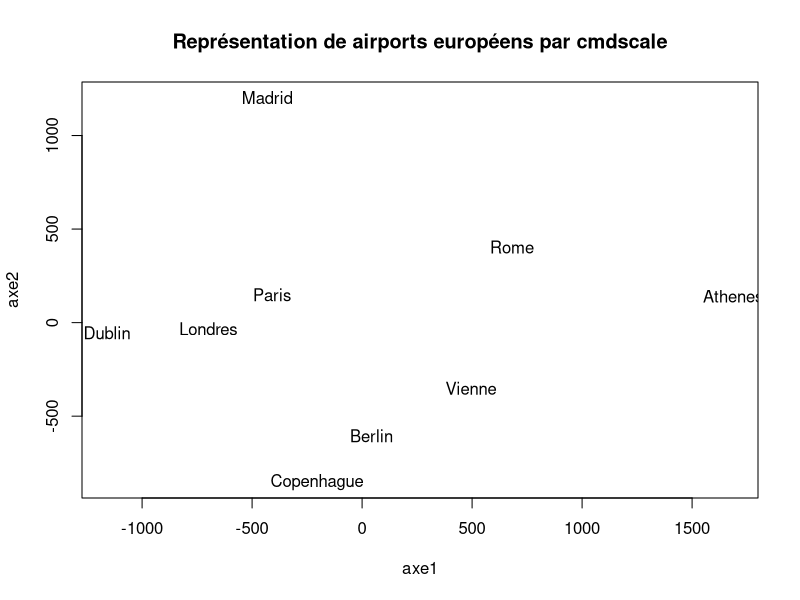
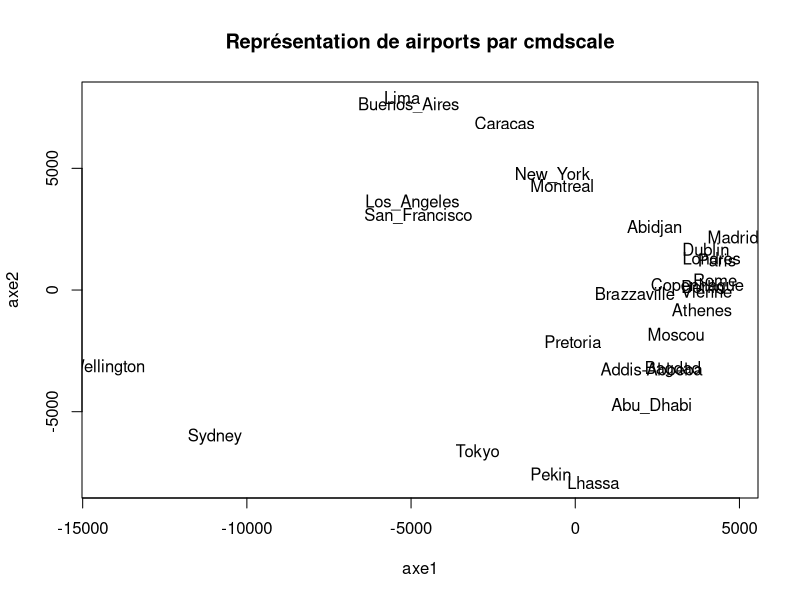
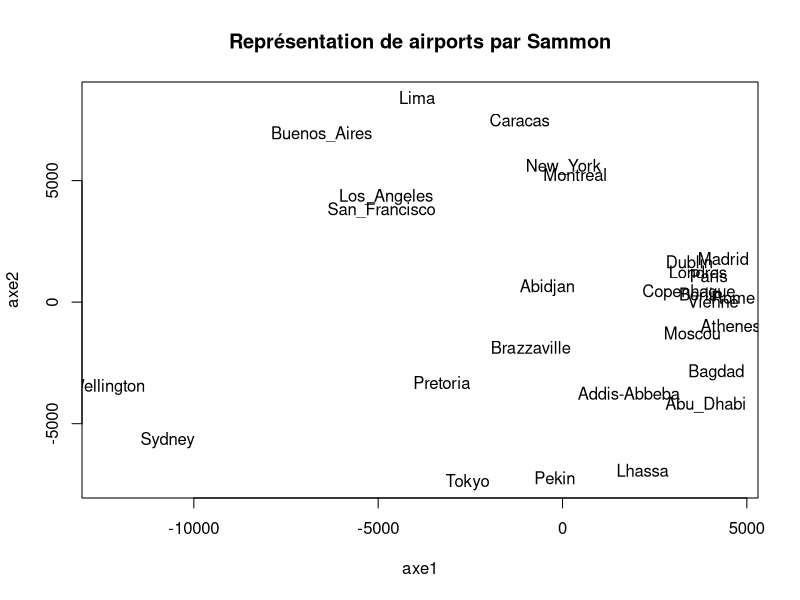
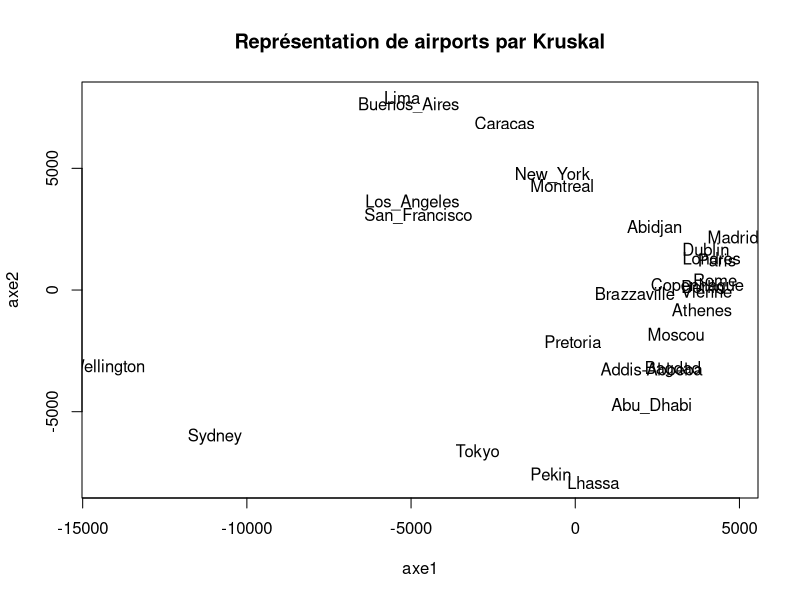
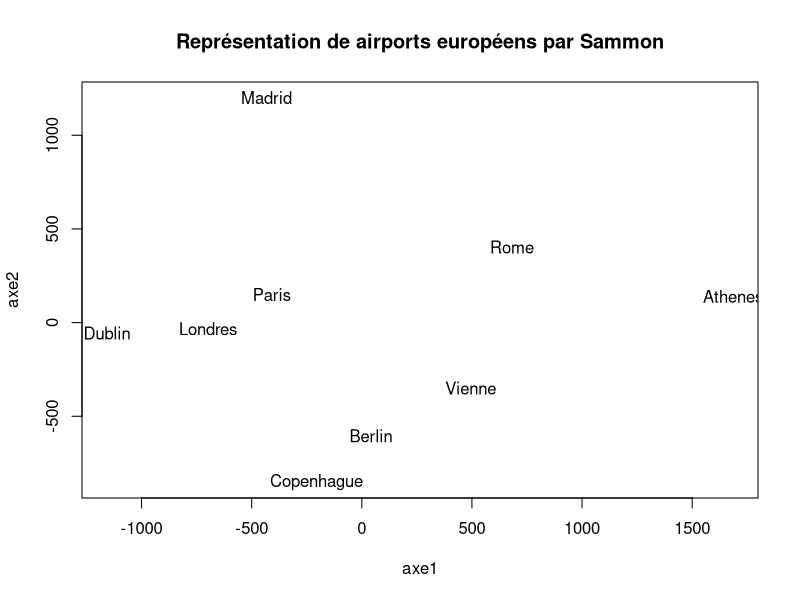
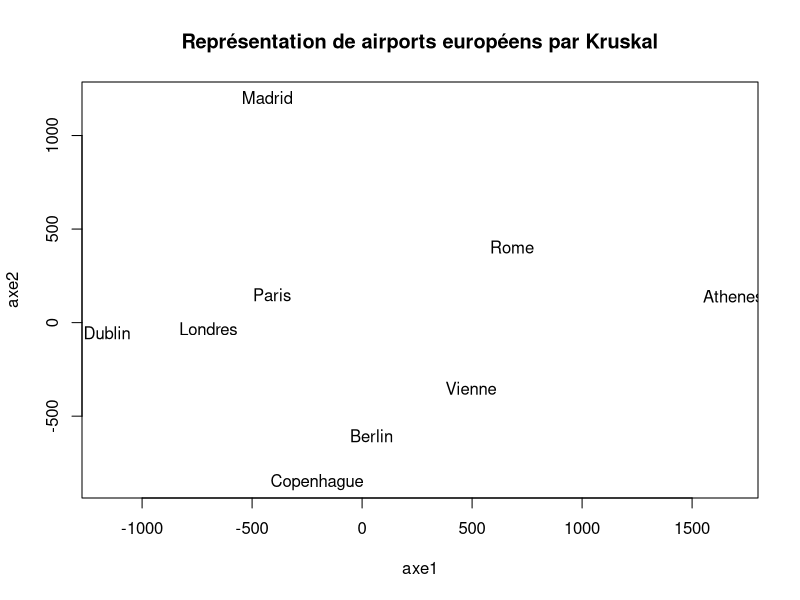

Reproduce these figures in R, in order.
# UV : SY19 - TP01
# 3. Les données de distances entre aéroports
# Auteurs : Alice Ngwembou - Antoine Hars
# Fichier : exercice3.R

library(MASS)

#setwd("Z:/")
airports <- read.table("airports2.txt", header = F, row.names = 1)

airmat = as.matrix(airports)
airdist = as.dist(airports)

### Question 1)

aftd = cmdscale(airdist, 27)
png(file = "plot_airports_cmdscale.png")
plot(aftd, type = "n", main = "Représentation de airports par cmdscale", xlab = "axe1", ylab = "axe2")
text(aftd, labels(airdist))
dev.off()

### Question 2)

# Projection de Sammon
sammonmat = sammon(airdist)
png(file = "plot_airports_sammon.png")
plot(sammonmat$points, type = "n", main = "Représentation de airports par Sammon", xlab = "axe1", ylab = "axe2")
text(sammonmat$points, labels(airdist))
dev.off()

# Projection de Kruskal
kruskalmat = isoMDS(airdist)
png(file = "plot_airports_kruskal.png")
plot(kruskalmat$points, type = "n", main = "Représentation de airports par Kruskal", xlab = "axe1", ylab = "axe2")
text(kruskalmat$points, labels(airdist))
dev.off()

### Question 3)

# Suppression des villes non européennes
euromat = airmat[-1:-3,-1:-3]
euromat = euromat[-4:-6,-4:-6]
euromat = euromat[-2,-2]
euromat = euromat[-5:-6,-5:-6]
euromat = euromat[-6,-6] # Suppression Los Angeles
euromat = euromat[-7,-7] # Suppression Montreal
euromat = euromat[-7:-8,-7:-8] # Suppression Moscou & New-Yorj
euromat = euromat[-8:-9,-8:-9] # Suppression Pekin & Pretoria
euromat = euromat[-9:-10,-9:-10] # Suppression SF & Sydney
euromat = euromat[-9,-9] # Suppression Tokyo
euromat = euromat[-10,-10] # Suppression Wellington

# Transformation en matrice de distances
eurodist = as.dist(euromat)

# AFTD
euroaftd = cmdscale(eurodist, 6)
plot(euroaftd, type = "n", main = "Représentation de airports européens par cmdscale", xlab = "axe1", ylab = "axe2")
text(euroaftd, labels(eurodist))

# Comme on cherche à représenter les points sur un plan et non une sphère ...
sammoneuromat = sammon(eurodist)
png(file = "plot_airports_sammon.png")
plot(sammoneuromat$points, type = "n", main = "Représentation de airports européens par Sammon", xlab = "axe1", ylab = "axe2")
text(sammoneuromat$points, labels(eurodist))
dev.off()

# Projection de Kruskal
kruskaleuromat = isoMDS(eurodist)
png(file = "plot_airports_kruskal.png")
plot(kruskaleuromat$points, type = "n", main = "Représentation de airports européens par Kruskal", xlab = "axe1", ylab = "axe2")
text(kruskaleuromat$points, labels(eurodist))
dev.off()


